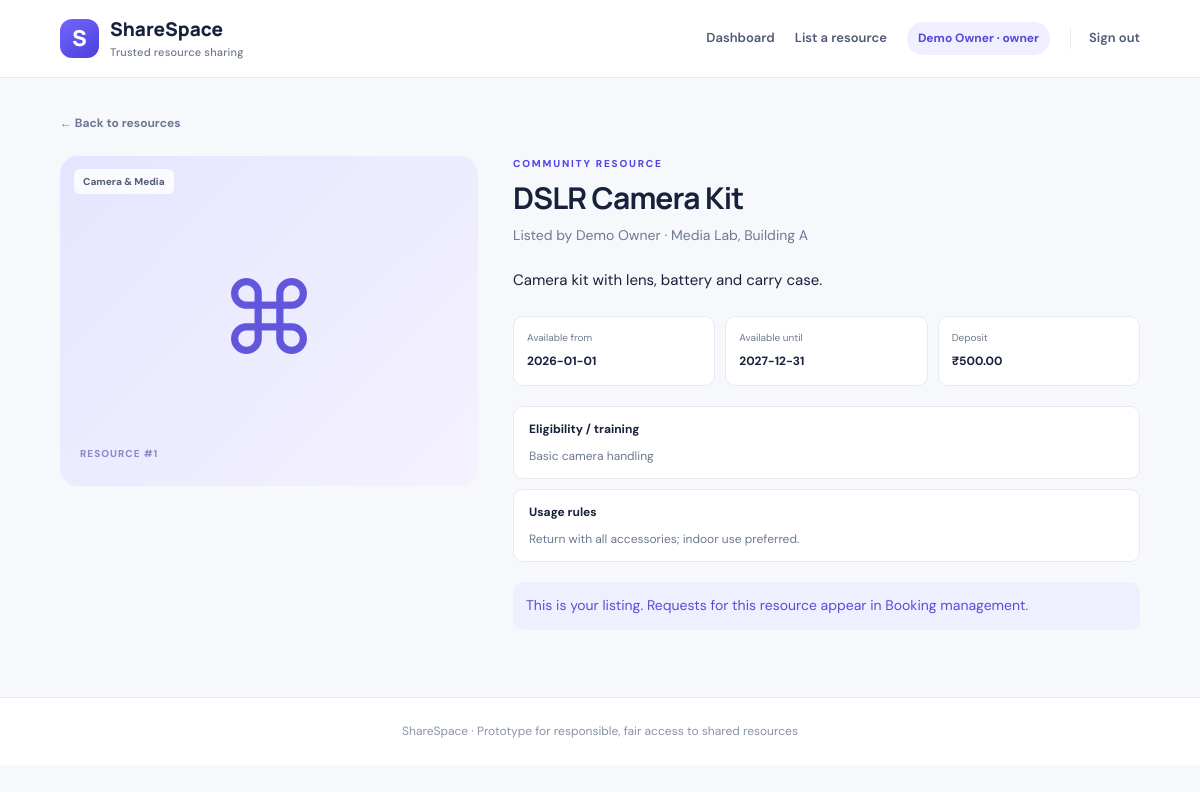
The app's page /resources/1 (signed in) with its own data.
### tables this page shows
CREATE TABLE users(
      id INTEGER PRIMARY KEY AUTOINCREMENT, name TEXT NOT NULL, email TEXT UNIQUE NOT NULL,
      password TEXT NOT NULL, role TEXT NOT NULL DEFAULT 'user', verified INTEGER NOT NULL DEFAULT 0,
      created_at TEXT NOT NULL
    );

CREATE TABLE resources(
      id INTEGER PRIMARY KEY AUTOINCREMENT, owner_id INTEGER NOT NULL REFERENCES users(id),
      name TEXT NOT NULL, category TEXT NOT NULL, description TEXT NOT NULL, location TEXT NOT NULL,
      available_from TEXT NOT NULL, available_to TEXT NOT NULL, requirements TEXT DEFAULT '',
      rules TEXT DEFAULT '', deposit REAL DEFAULT 0, status TEXT NOT NULL DEFAULT 'active',
      created_at TEXT NOT NULL
    );

### app.py (the view)
@app.route("/resources/<int:resource_id>")
@login_required
def resource_detail(resource_id):
    resource = get_db().execute("SELECT r.*,u.name owner_name FROM resources r JOIN users u ON u.id=r.owner_id WHERE r.id=?",(resource_id,)).fetchone()
    if not resource:
        flash("Resource not found.", "danger")
        return redirect(url_for("dashboard"))
    return render_template("resource_detail.html", resource=resource)

### app.py (called while the page is built)
def get_db():
    if "db" not in g:
        g.db = sqlite3.connect(DB_PATH)
        g.db.row_factory = sqlite3.Row
        g.db.execute("PRAGMA foreign_keys = ON")
    return g.db

def login_required(fn):
    @wraps(fn)
    def wrapper(*args, **kwargs):
        if not session.get("user_id"):
            flash("Please sign in to continue.", "warning")
            return redirect(url_for("login"))
        return fn(*args, **kwargs)
    return wrapper

@app.context_processor
def inject_user():
    return {"current_user": session.get("name"), "current_role": session.get("role")}

### templates/resource_detail.html (shortened to what this page needs)
{% extends "base.html" %}{% block title %}{{ resource.name }} · ShareSpace{% endblock %}
{% block content %}<div class="detail-page"><a class="back-link" href="{{ url_for('dashboard') }}">← Back to resources</a><div class="detail-layout"><section class="detail-visual"><div class="detail-symbol">⌘</div><span class="category-tag">{{ resource.category }}</span><p>RESOURCE #{{ resource.id }}</p></section><section class="detail-content"><div class="eyebrow">COMMUNITY RESOURCE</div><h1>{{ resource.name }}</h1><p class="muted">Listed by {{ resource.owner_name }} · {{ resource.location }}</p><p class="detail-description">{{ resource.description }}</p><div class="info-grid"><div><span>Available from</span><b>{{ resource.available_from }}</b></div><div><span>Available until</span><b>{{ resource.available_to }}</b></div><div><span>Deposit</span><b>₹{{ '%.2f'|format(resource.deposit) }}</b></div></div>
{% if resource.requirements %}<div class="rule-panel"><b>Eligibility / training</b><p>{{ resource.requirements }}</p></div>{% endif %}{% if resource.rules %}<div class="rule-panel"><b>Usage rules</b><p>{{ resource.rules }}</p></div>{% endif %}
{% if resource.owner_id == session.get('user_id') %}<div class="notice">This is your listing. Requests for this resource appear in Booking management.</div>{% endif %}</section></div></div>{% endblock %}

### templates/base.html (shortened to what this page needs)
<!doctype html>
<html lang="en">
<head>
  <link rel="stylesheet" href="{{ url_for('static', filename='style.css') }}">
</head>
<body>
<header class="topbar">
  <a class="brand" href="{{ url_for('dashboard') if current_user else url_for('login') }}"><span class="brand-mark">S</span><span>ShareSpace<small>Trusted resource sharing</small></span></a>
  {% if current_user %}
  <nav><a href="{{ url_for('dashboard') }}">Dashboard</a>{% if current_role in ['owner','manager','admin'] %}<a href="{{ url_for('new_resource') }}">List a resource</a>{% endif %}{% if current_role in ['manager','admin'] %}<a href="{{ url_for('admin') }}">Admin & audit</a>{% endif %}<span class="user-chip">{{ current_user }} · {{ current_role }}</span><a class="nav-logout" href="{{ url_for('logout') }}">Sign out</a></nav>
  {% endif %}
</header>
<main class="page">
  {% block content %}{% endblock %}
</main>
<footer>ShareSpace · Prototype for responsible, fair access to shared resources</footer>
</body></html>

### static/style.css (style rules this page uses)
:root { --ink:#18213b;--muted:#6e7891;--line:#e6eaf2;--bg:#f6f8fc;--primary:#5145e5;--primary-dark:#4035c7;--green:#16845b;--red:#c63f4e;--amber:#a46b0a;--white:#fff;--shadow:0 8px 28px rgba(29,43,81,.06) }
* { box-sizing:border-box }
body { margin:0;background:var(--bg);color:var(--ink);font-family:'DM Sans',sans-serif;font-size:14px;line-height:1.55 }
a { color:var(--primary);text-decoration:none }
.topbar { height:auto;min-height:78px;background:#fff;border-bottom:1px solid var(--line);padding:14px max(5vw,22px);display:flex;align-items:center;justify-content:space-between;gap:22px }
.brand { display:flex;align-items:center;gap:11px;color:var(--ink);font-family:Manrope,sans-serif;font-size:19px;font-weight:800;line-height:1.2 }
.brand small { display:block;color:var(--muted);font:500 11px 'DM Sans',sans-serif;letter-spacing:.2px;margin-top:4px }
.brand-mark { width:39px;height:39px;background:linear-gradient(145deg,#7267ff,#4c3fda);color:#fff;border-radius:12px;display:grid;place-items:center;font-size:22px }
.topbar nav { display:flex;align-items:center;gap:20px;flex-wrap:wrap }
.topbar nav>a { color:#505a74;font-weight:600;font-size:13px }
.user-chip { background:#f0efff;color:#5549d7;border-radius:20px;padding:7px 11px;font-size:12px;font-weight:700 }
.nav-logout { border-left:1px solid var(--line);padding-left:18px }
.page { max-width:1240px;width:90%;margin:34px auto 65px;min-height:65vh }
footer { text-align:center;color:#8a92a7;font-size:12px;padding:24px;border-top:1px solid var(--line);background:#fff }
.eyebrow { font-size:10px;letter-spacing:1.8px;font-weight:800;color:var(--primary);margin-bottom:8px }
h1,h2,h3 { font-family:Manrope,sans-serif;line-height:1.25;margin:0;color:var(--ink) }
h1 { font-size:30px;letter-spacing:-.8px }
p { margin:8px 0 }
.muted { color:var(--muted) }
.category-tag { position:absolute;top:13px;left:14px;background:#ffffffdb;padding:5px 9px;border-radius:6px;font-size:10px;font-weight:800;color:#555f78;z-index:2 }
.back-link { display:inline-block;color:#6e7891;font-weight:700;font-size:12px;margin-bottom:23px }
.detail-layout { display:grid;grid-template-columns:.8fr 1.2fr;gap:35px;align-items:start }
.detail-visual { height:330px;border-radius:18px;background:linear-gradient(135deg,#e5e5ff,#f4f2ff);display:flex;align-items:center;justify-content:center;position:relative;overflow:hidden }
.detail-symbol { font-size:100px;color:#6256dc }
.detail-visual p { position:absolute;bottom:16px;left:20px;color:#8d88ca;font-size:10px;letter-spacing:1px;font-weight:800 }
.detail-content h1 { margin:4px 0 8px }
.detail-description { font-size:15px;line-height:1.7;margin:22px 0 }
.info-grid { display:grid;grid-template-columns:repeat(3,1fr);gap:10px;margin:20px 0 }
.info-grid>div { padding:13px;background:#fff;border:1px solid var(--line);border-radius:10px }
.info-grid span { display:block;font-size:10px;color:var(--muted);margin-bottom:5px }
.info-grid b { font-size:12px }
.rule-panel { padding:13px 15px;background:#fff;border:1px solid var(--line);border-radius:10px;margin:10px 0;font-size:12px }
.rule-panel p { color:var(--muted);margin-bottom:0 }
.notice { background:#f0efff;border-radius:10px;padding:13px;color:#5a4dd4;margin-top:20px }

### records on screen
users: name "Demo Owner", role "owner", owner_name "Demo Owner"
resources: category "Camera & Media", id "1", name "DSLR Camera Kit", location "Media Lab, Building A", description "Camera kit with lens, battery and carry case.", available_from "2026-01-01", available_to "2027-12-31", deposit "500.00", requirements "Basic camera handling", rules "Return with all accessories; indoor use preferred."
